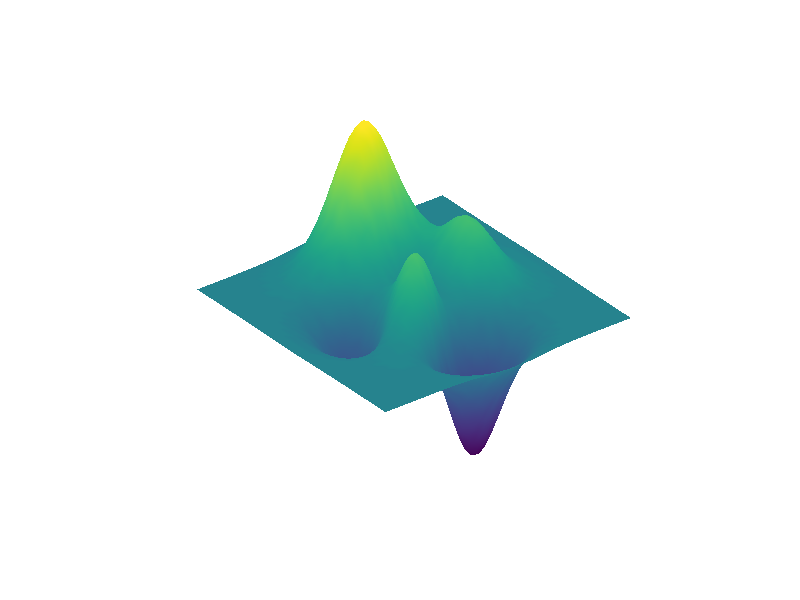

Write MATLAB code to recreate this figure. (Note: this script raises an error after producing the figure.)
% Example of using CaptureFigVid
% Cheers, Dr. Alan Jennings, Research assistant professor, 
% Department of Aeronautics and Astronautics, Air Force Institute of Technology

%% Set up 3D plot to record
figure(1);
clf;
surf(peaks,'EdgeColor','none','FaceColor','interp','FaceLighting','phong')
daspect([1,1,.3]);
axis tight;
axis off;

%% Rotate 3D plot
%% Set up recording parameters (optional), and record
OptionZ.FrameRate=15;
OptionZ.Duration=30;
OptionZ.Periodic=true;
CaptureFigVid([-20,30;-110,30;-190,30;-290,30;-380,30], 'WellMadeVid',OptionZ)
